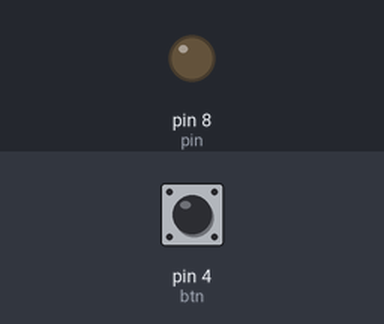
Recording of a sketch running on a simulated Arduino Uno, built with avr-gcc and run on an emulated ATmega328P. On the bench: output pins drawn as LEDs (lit = HIGH). The inputs (shaded band) are chosen by the test bench; at power-on: pin 4 (btn) LOW.

Above: at 1.2 s.
1.3 s: pin 4 (btn) pulled HIGH for 0.15 s
At 2.2 s:
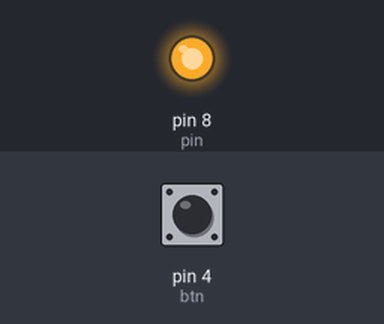
Timing chart, 0 to 4.3 s (numbered marks = the images above; inputs shaded):
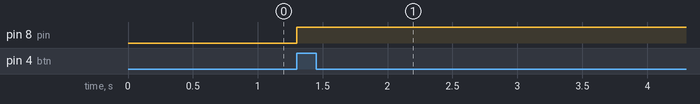

The sketch:

SKETCH_LED.ino
```cpp
int pin = 8;
int btn = 4;

void setup() {
  pinMode(pin,OUTPUT);
  pinMode(btn,INPUT);
}

void loop() {
  if(digitalRead(btn) == HIGH){

    digitalWrite(pin,HIGH);

  }

}
```

Measured:
- after the input at 1.3 s, pin 8 (pin): LOW → HIGH at once
